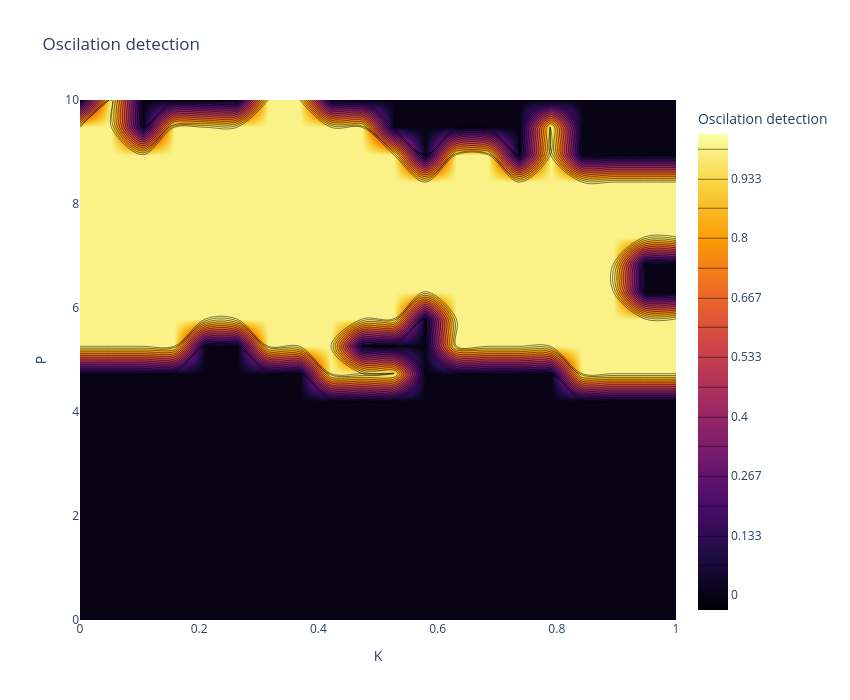
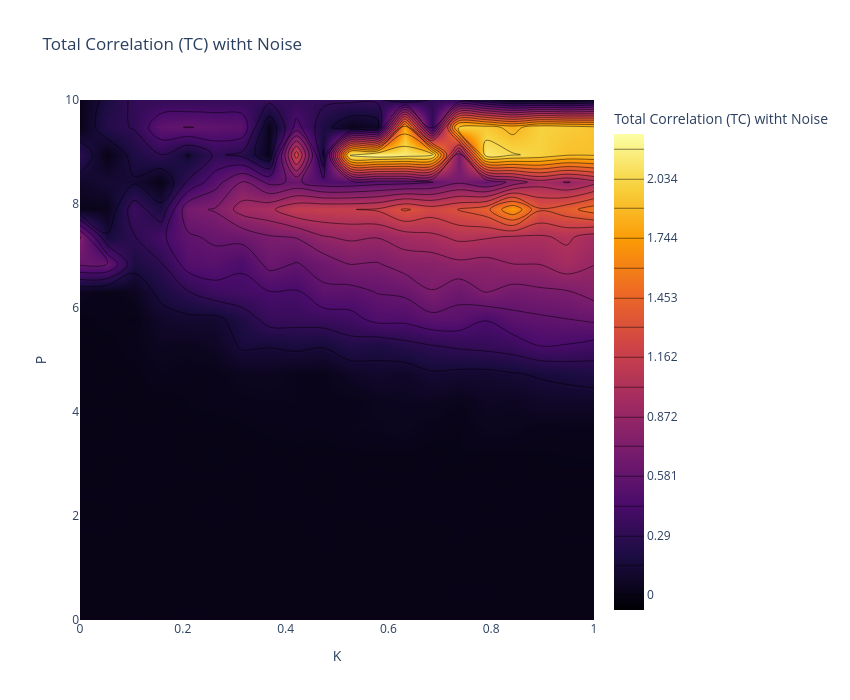
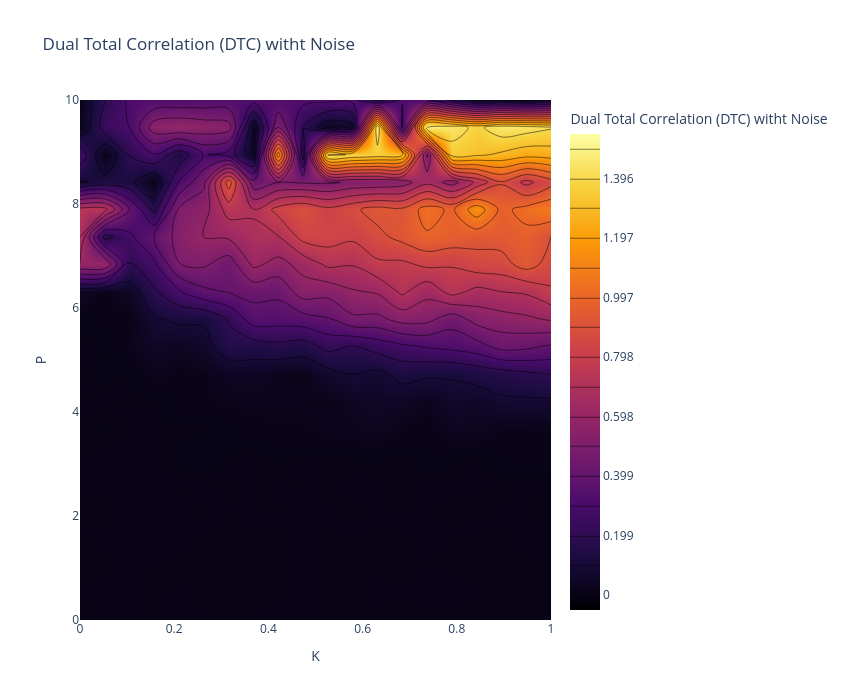
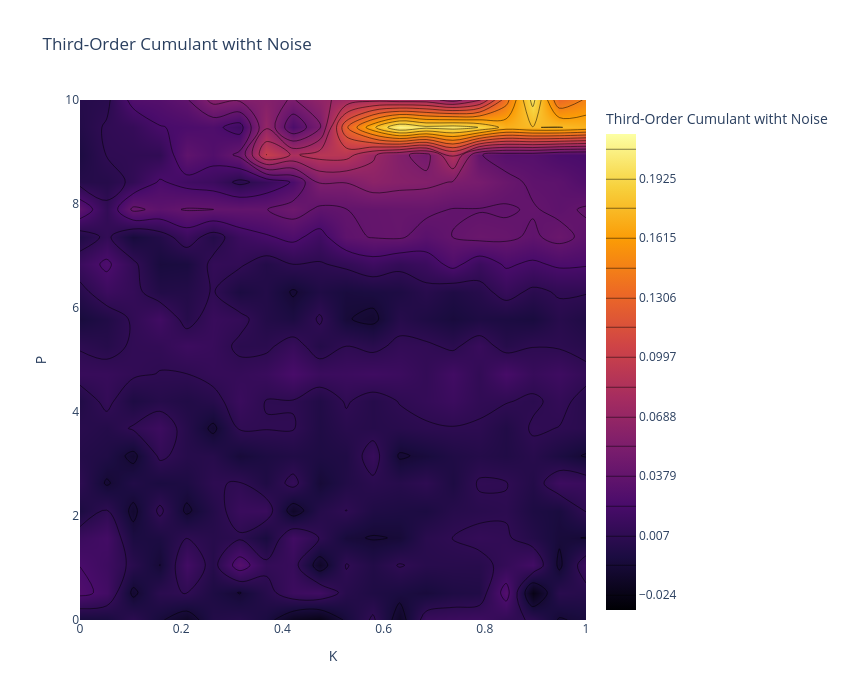

Notebook cell for these charts, in order:
### Markdown cell above
---
## **7. Oscillation Detection in $(P \times K$) Space** with noise
We perform a parameter sweep to detect oscillations in the $(P \times K$) space.

### Code cell
P_values = np.linspace(0.0, 10, 20)
K_values = np.linspace(0.0, 1.0, 20)
K3_values = np.linspace(0.0, 1.0, 20)
sigma_E = 0.03
#T=150 # 2 minutes
T=375
#T=10

# Matrices to store metrics with noise
TC_map_noise = np.zeros((len(P_values), len(K_values)))
DTC_map_noise = np.zeros((len(P_values), len(K_values)))
Cumulant_map_noise = np.zeros((len(P_values), len(K_values)))
PowerCorr_map_noise = np.zeros((len(P_values), len(K_values)))
Entropy_map_noise = np.zeros((len(P_values), len(K_values)))  # Nueva métrica
Entropy_map_skew = np.zeros((len(P_values), len(K3_values)))  # Nueva métrica
Entropy_map_kurt = np.zeros((len(P_values), len(K3_values)))  # Nueva métrica

TC_ksg_map = np.zeros((len(P_values), len(K3_values)))
DTC_ksg_map = np.zeros((len(P_values), len(K3_values)))
Oinfo_ksg_map = np.zeros((len(P_values), len(K3_values)))



# Matrix to store oscillation detection with noise
oscillation_map_noise = np.zeros((len(P_values), len(K3_values)), dtype=int)
# mean_map = np.zeros((len(P_values), len(K_values), N_nodes))

#initial state
seed = 42
rng = np.random.default_rng(seed)
state0 = 0.1 * rng.standard_normal(2 * N_nodes)

# Create folder for raw simulated signals
sim_folder = '../simulations/3rd_order_diffusive'
os.makedirs(sim_folder, exist_ok=True)

for i, P_val in enumerate(P_values):
    for j, K3_val in enumerate(K3_values):
        # Simulation with noise using the existing function for higher-order interactions
        # t, states = simulate_wc_stochastic(state0, P_val, K3_val, M, T, dt, sigma_E=sigma_E, higher_order=True, T_ho=T_ho)
        P_vec = np.array([P_val, P_val, P_val])
        t, states = simulate_wc_higher_order_additive_stochastic(state0, P_vec, K3_val, T_ho, T, dt, sigma_E)
        start_idx = int(0.2 * len(t))

        E_node = states[start_idx:, :N_nodes]
        I_node = states[start_idx:, N_nodes:]

        # Oscillation detection using the existing function
        is_lc1, _, _, _ = detect_limit_cycle_poincare(E_node[:, 0], I_node[:, 0], dt, threshold_ratio=0.05, period_cv_threshold=0.05)
        is_lc2, _, _, _ = detect_limit_cycle_poincare(E_node[:, 0], I_node[:, 0], dt, threshold_ratio=0.05, period_cv_threshold=0.05)
        is_lc3, _, _, _ = detect_limit_cycle_poincare(E_node[:, 0], I_node[:, 0], dt, threshold_ratio=0.05, period_cv_threshold=0.05)
        oscillation_map_noise[i, j]  = int((is_lc1==True) and (is_lc2==True) and (is_lc3==True))

        # quitar transiente (ej. mitad inicial)
        # cut = int(0.5 * len(t))
        # E_ss = E_node[cut:, :]
        # mean firing per node
        # mean_map[i, j, :] = np.mean(E_ss, axis=0)


        # Remove transient
        E = states[start_idx:, :N_nodes]

        # Data matrix for higher-order metrics
        X = E.copy()

        # Covariance matrix
        Sigma = np.cov(X.T)

        # Higher-order metrics using the existing functions
        TC_map_noise[i, j] = TC_gauss(Sigma)
        DTC_map_noise[i, j] = DTC_gauss(Sigma)
        skew, kurt = dev_gauss(X)  # Cálculo de la entropía
        Entropy_map_skew[i, j] = skew
        Entropy_map_kurt[i, j] = kurt
        #Entropy_map_noise[i, j] = dev_gauss(Sigma)  # Cálculo de la entropía
        if X.shape[1] == 3:
            Cumulant_map_noise[i, j] = cumulants(X)
            PowerCorr_map_noise[i, j] = powercorr(X)

        # --- KSG non-parametric metrics ---
        if X.shape[1] == 3:
            TC_ksg_map[i, j] = TC_ksg(X)
            DTC_ksg_map[i, j] = DTC_ksg(X)
            Oinfo_ksg_map[i, j] = Oinfo_ksg(X)

        # --- Save raw simulated signals ---
        I_node_save = states[start_idx:, N_nodes:]
        #np.savez_compressed(sim_folder + '/signals_i' + str(i).zfill(2) + '_j' + str(j).zfill(2) + '.npz',E=E, I=I_node_save,row_val=P_val, col_val=K3_val)

    if (i + 1) % 5 == 0:
        print(f"Progress: {i+1}/{len(P_values)}")

# Visualization using the existing function
# plot_oscillation_map(oscillation_map_noise, P_values, K3_values, title="Oscillation Detection (P-K3) with Noise")

# Visualization using the existing functions

#cleaing the matrix
TC_clean = clean_rowwise_signed(TC_map_noise, n_std=2)
DTC_clean = clean_rowwise_signed(DTC_map_noise, n_std=2)
Cumulant_clean = clean_rowwise_signed(Cumulant_map_noise,n_std=2)
PowerCorr_clean = clean_rowwise_signed(PowerCorr_map_noise,n_std=2)
Skew_clean = clean_rowwise_signed(Entropy_map_skew,n_std=2)
Kurt_clean = clean_rowwise_signed(Entropy_map_kurt,n_std=2)

TC_ksg_clean = clean_rowwise_signed(TC_ksg_map, n_std=2)
DTC_ksg_clean = clean_rowwise_signed(DTC_ksg_map, n_std=2)
Oinfo_ksg_clean = clean_rowwise_signed(Oinfo_ksg_map, n_std=2)

# visualization the matrix cleaned
plot_metrics_contour(oscillation_map_noise, P_values, K3_values, title="Oscilation detection")

plot_metrics_contour(TC_clean, P_values, K3_values, title="Total Correlation (TC) witht Noise")
plot_metrics_contour(DTC_clean, P_values, K3_values, title="Dual Total Correlation (DTC) witht Noise")
plot_metrics_contour(Cumulant_clean, P_values, K3_values, title="Third-Order Cumulant witht Noise")
plot_metrics_contour(PowerCorr_clean, P_values, K3_values, title="Triple Power Correlation witht Noise")
plot_metrics_contour(Skew_clean, P_values, K3_values, title="skew with Noise")
plot_metrics_contour(Kurt_clean, P_values, K3_values, title="Kurt with Noise")

plot_metrics_contour(TC_ksg_clean, P_values, K3_values, title="TC KSG with Noise")
plot_metrics_contour(DTC_ksg_clean, P_values, K3_values, title="DTC KSG with Noise")
plot_metrics_contour(Oinfo_ksg_clean, P_values, K3_values, title="O-info KSG with Noise")



#os.makedirs("results", exist_ok=True)
np.savez_compressed(
    "../results/metrics_Coupling_diffusive_noise.npz",
    oscillation_map=oscillation_map_noise,
    TC=TC_clean,
    DTC=DTC_clean,
    cumulant=Cumulant_clean,
    powercorr=PowerCorr_clean,
    skew=Skew_clean,
    kurt=Kurt_clean,
    TC_ksg=TC_ksg_clean,
    DTC_ksg=DTC_ksg_clean,
    Oinfo_ksg=Oinfo_ksg_clean,
    P=P_values,
    K3=K3_values
)


np.savez_compressed(
    "../results/raw_metrics_Coupling_diffusive_noise.npz",
    oscillation_map=oscillation_map_noise,
    TC=TC_map_noise,
    DTC=DTC_map_noise,
    cumulant=Cumulant_map_noise,
    powercorr=PowerCorr_map_noise,
    skew=Entropy_map_skew,
    kurt=Entropy_map_kurt,
    TC_ksg=TC_ksg_map,
    DTC_ksg=DTC_ksg_map,
    Oinfo_ksg=Oinfo_ksg_map,
    P=P_values,
    K3=K3_values
)

### Figure 1 — Plotly figure (JSON) as saved in the notebook; plotly's stock layout.template omitted (floating-point values rounded to 4 significant figures; data arrays with more than 128 entries replaced by an {"elided": "..."} marker saying what was removed)
{"data": [{"colorbar": {"title": {"text": "Oscilation detection"}}, "colorscale": [[0, "#000004"], [0.1111, "#1b0c41"], [0.2222, "#4a0c6b"], [0.3333, "#781c6d"], [0.4444, "#a52c60"], [0.5556, "#cf4446"], [0.6667, "#ed6925"], [0.7778, "#fb9b06"], [0.8889, "#f7d13d"], [1, "#fcffa4"]], "contours": {"coloring": "heatmap", "end": 1, "showlines": true, "size": 0.06667, "start": 0}, "type": "contour", "x": [0.0, 0.05263, 0.1053, 0.1579, 0.2105, 0.2632, 0.3158, 0.3684, 0.4211, 0.4737, 0.5263, 0.5789, 0.6316, 0.6842, 0.7368, 0.7895, 0.8421, 0.8947, 0.9474, 1.0], "y": [0.0, 0.5263, 1.053, 1.579, 2.105, 2.632, 3.158, 3.684, 4.211, 4.737, 5.263, 5.789, 6.316, 6.842, 7.368, 7.895, 8.421, 8.947, 9.474, 10.0], "z": {"elided": "20x20 int values"}}], "layout": {"height": 700, "title": {"text": "Oscilation detection"}, "width": 850, "xaxis": {"title": {"text": "K"}}, "yaxis": {"title": {"text": "P"}}}}

### Figure 2 — Plotly figure (JSON) as saved in the notebook; plotly's stock layout.template omitted (floating-point values rounded to 4 significant figures; data arrays with more than 128 entries replaced by an {"elided": "..."} marker saying what was removed)
{"data": [{"colorbar": {"title": {"text": "Total Correlation (TC) witht Noise"}}, "colorscale": [[0, "#000004"], [0.1111, "#1b0c41"], [0.2222, "#4a0c6b"], [0.3333, "#781c6d"], [0.4444, "#a52c60"], [0.5556, "#cf4446"], [0.6667, "#ed6925"], [0.7778, "#fb9b06"], [0.8889, "#f7d13d"], [1, "#fcffa4"]], "contours": {"coloring": "heatmap", "end": 2.179, "showlines": true, "size": 0.1453, "start": -0.0002733}, "type": "contour", "x": [0.0, 0.05263, 0.1053, 0.1579, 0.2105, 0.2632, 0.3158, 0.3684, 0.4211, 0.4737, 0.5263, 0.5789, 0.6316, 0.6842, 0.7368, 0.7895, 0.8421, 0.8947, 0.9474, 1.0], "y": [0.0, 0.5263, 1.053, 1.579, 2.105, 2.632, 3.158, 3.684, 4.211, 4.737, 5.263, 5.789, 6.316, 6.842, 7.368, 7.895, 8.421, 8.947, 9.474, 10.0], "z": {"elided": "20x20 float values"}}], "layout": {"height": 700, "title": {"text": "Total Correlation (TC) witht Noise"}, "width": 850, "xaxis": {"title": {"text": "K"}}, "yaxis": {"title": {"text": "P"}}}}

### Figure 3 — Plotly figure (JSON) as saved in the notebook; plotly's stock layout.template omitted (floating-point values rounded to 4 significant figures; data arrays with more than 128 entries replaced by an {"elided": "..."} marker saying what was removed)
{"data": [{"colorbar": {"title": {"text": "Dual Total Correlation (DTC) witht Noise"}}, "colorscale": [[0, "#000004"], [0.1111, "#1b0c41"], [0.2222, "#4a0c6b"], [0.3333, "#781c6d"], [0.4444, "#a52c60"], [0.5556, "#cf4446"], [0.6667, "#ed6925"], [0.7778, "#fb9b06"], [0.8889, "#f7d13d"], [1, "#fcffa4"]], "contours": {"coloring": "heatmap", "end": 1.496, "showlines": true, "size": 0.09975, "start": -0.0002609}, "type": "contour", "x": [0.0, 0.05263, 0.1053, 0.1579, 0.2105, 0.2632, 0.3158, 0.3684, 0.4211, 0.4737, 0.5263, 0.5789, 0.6316, 0.6842, 0.7368, 0.7895, 0.8421, 0.8947, 0.9474, 1.0], "y": [0.0, 0.5263, 1.053, 1.579, 2.105, 2.632, 3.158, 3.684, 4.211, 4.737, 5.263, 5.789, 6.316, 6.842, 7.368, 7.895, 8.421, 8.947, 9.474, 10.0], "z": {"elided": "20x20 float values"}}], "layout": {"height": 700, "title": {"text": "Dual Total Correlation (DTC) witht Noise"}, "width": 850, "xaxis": {"title": {"text": "K"}}, "yaxis": {"title": {"text": "P"}}}}

### Figure 4 — Plotly figure (JSON) as saved in the notebook; plotly's stock layout.template omitted (floating-point values rounded to 4 significant figures; data arrays with more than 128 entries replaced by an {"elided": "..."} marker saying what was removed)
{"data": [{"colorbar": {"title": {"text": "Third-Order Cumulant witht Noise"}}, "colorscale": [[0, "#000004"], [0.1111, "#1b0c41"], [0.2222, "#4a0c6b"], [0.3333, "#781c6d"], [0.4444, "#a52c60"], [0.5556, "#cf4446"], [0.6667, "#ed6925"], [0.7778, "#fb9b06"], [0.8889, "#f7d13d"], [1, "#fcffa4"]], "contours": {"coloring": "heatmap", "end": 0.2079, "showlines": true, "size": 0.01546, "start": -0.02395}, "type": "contour", "x": [0.0, 0.05263, 0.1053, 0.1579, 0.2105, 0.2632, 0.3158, 0.3684, 0.4211, 0.4737, 0.5263, 0.5789, 0.6316, 0.6842, 0.7368, 0.7895, 0.8421, 0.8947, 0.9474, 1.0], "y": [0.0, 0.5263, 1.053, 1.579, 2.105, 2.632, 3.158, 3.684, 4.211, 4.737, 5.263, 5.789, 6.316, 6.842, 7.368, 7.895, 8.421, 8.947, 9.474, 10.0], "z": {"elided": "20x20 float values"}}], "layout": {"height": 700, "title": {"text": "Third-Order Cumulant witht Noise"}, "width": 850, "xaxis": {"title": {"text": "K"}}, "yaxis": {"title": {"text": "P"}}}}
